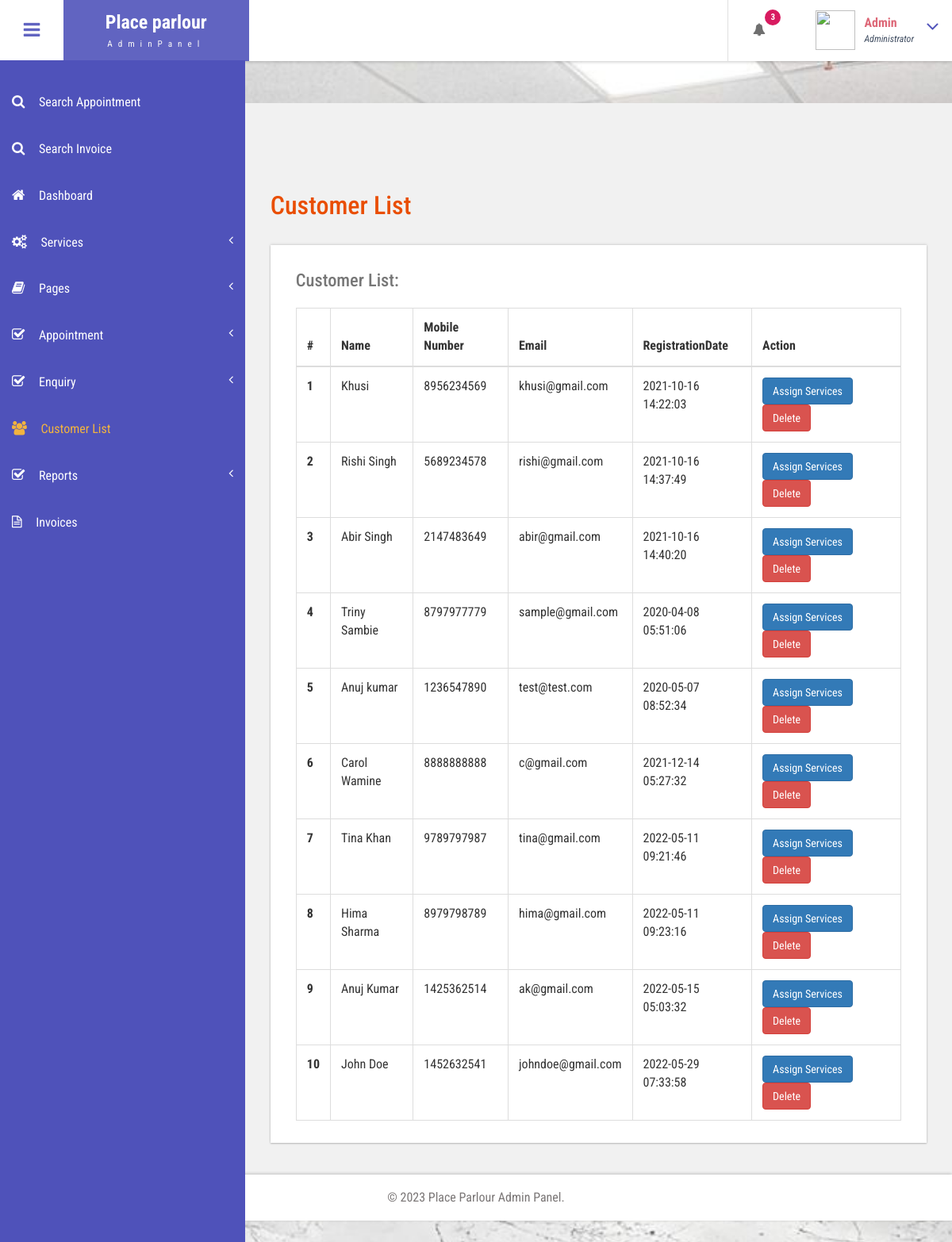
Screenshot of /customer-list.php (signed in) with the database file from the repository.
### tables this page shows
CREATE TABLE `tbluser` (
  `ID` int(10) NOT NULL,
  `FirstName` varchar(120) DEFAULT NULL,
  `LastName` varchar(250) DEFAULT NULL,
  `MobileNumber` bigint(10) DEFAULT NULL,
  `Email` varchar(120) DEFAULT NULL,
  `Password` varchar(120) DEFAULT NULL,
  `RegDate` timestamp NULL DEFAULT current_timestamp()
);

### customer-list.php (the view, shortened to what this page needs)
<?php
include('includes/dbconnection.php');
if (strlen($_SESSION['bpmsaid']==0)) {
  header('location:logout.php');
  } else{
  ?>
<!DOCTYPE HTML>
<html>
<head>
<link href="css/bootstrap.css" rel='stylesheet' type='text/css' />
<link href="css/style.css" rel='stylesheet' type='text/css' />
<link href="css/font-awesome.css" rel="stylesheet">
<link href="css/animate.css" rel="stylesheet" type="text/css" media="all">
<link href="css/custom.css" rel="stylesheet">
</head>
<body class="cbp-spmenu-push">
	<div class="main-content">
		 <?php include_once('includes/sidebar.php');?>
		 <?php include_once('includes/header.php');?>
		<div id="page-wrapper">
			<div class="main-page">
				<div class="tables">
					<h3 class="title1">Customer List</h3>
					<div class="table-responsive bs-example widget-shadow">
						<h4>Customer List:</h4>
						<table class="table table-bordered"> <thead> <tr> <th>#</th> <th>Name</th> <th>Mobile Number</th><th>Email</th> <th>RegistrationDate</th><th>Action</th> </tr> </thead> <tbody>
<?php
$ret=mysqli_query($con,"select *from  tbluser");
$cnt=1;
while ($row=mysqli_fetch_array($ret)) {
?>
						 <tr> <th scope="row"><?php echo $cnt;?></th> <td><?php  echo $row['FirstName'];?> <?php  echo $row['LastName'];?></td> <td><?php  echo $row['MobileNumber'];?></td><td><?php  echo $row['Email'];?></td><td><?php  echo $row['RegDate'];?></td>
						 	<td> <a href="add-customer-services.php?addid=<?php echo $row['ID'];?>" class="btn btn-primary">Assign Services</a>
<a href="customer-list.php?delid=<?php echo $row['ID'];?>" class="btn btn-danger" onClick="return confirm('Are you sure you want to delete?')">Delete</a>
						 		</td> </tr>   <?php
$cnt=$cnt+1;
}?></tbody> </table>
					</div>
				</div>
			</div>
		</div>
		 <?php include_once('includes/footer.php');?>
	</div>
</body>
</html>
<?php }  ?>

### includes/header.php (shortened to what this page needs)
<div class="sticky-header header-section ">
      <div class="header-left">
        <button id="showLeftPush"><i class="fa fa-bars"></i></button>
        <div class="logo">
          <a href="../index.php">
            <h1>Place parlour</h1>
            <span>AdminPanel</span>
          </a>
        </div>
      </div>
      <div class="header-right">
        <div class="profile_details_left">
          <ul class="nofitications-dropdown">
            <?php
$ret1=mysqli_query($con,"select tbluser.FirstName,tbluser.LastName,tblbook.ID as bid,tblbook.AptNumber from tblbook join tbluser on tbluser.ID=tblbook.UserID where tblbook.Status is null");
$num=mysqli_num_rows($ret1);
?>
            <li class="dropdown head-dpdn">
              <a href="#" class="dropdown-toggle" data-toggle="dropdown" aria-expanded="false"><i class="fa fa-bell"></i><span class="badge blue"><?php echo $num;?></span></a>
            </li>
          </ul>
          <div class="clearfix"> </div>
        </div>
        <div class="profile_details">
        <?php
$adid=$_SESSION['bpmsaid'];
$ret=mysqli_query($con,"select AdminName from tbladmin where ID='$adid'");
$row=mysqli_fetch_array($ret);
$name=$row['AdminName'];
?>
          <ul>
            <li class="dropdown profile_details_drop">
              <a href="#" class="dropdown-toggle" data-toggle="dropdown" aria-expanded="false">
                <div class="profile_img">
                  <span class="prfil-img"><img src="images/admin.png" alt="" width="50" height="50"> </span>
                  <div class="user-name">
                    <p><?php echo $name; ?></p>
                    <span>Administrator</span>
                  </div>
                  <i class="fa fa-angle-down lnr"></i>
                  <div class="clearfix"></div>
                </div>
              </a>
            </li>
          </ul>
        </div>
      </div>
      <div class="clearfix"> </div>
    </div>

### css/style.css (style rules this page uses)
h4, h5, h6, h1, h2, h3 { margin: 0; }
ul, ol { margin: 0; }
p { margin: 0; }
html, body { font-family: 'Roboto Condensed', sans-serif; font-size: 100%; overflow-x: hidden; background: #fff; }
body a { transition: 0.5s all ease; -webkit-transition: 0.5s all ease; -moz-transition: 0.5s all ease; -o-transition: 0.5s all ease; -ms-transition: 0.5s all ease; text-decoration:none; }
h1,h2,h3,h4,h5,h6 { margin:0; }
p { margin:0; }
ul,label { margin:0; padding:0; }
.main-content { position: relative; }
.sticky-header { position: fixed; top: 0; left:0px; width: 100%; z-index: 100; }
.header-section { background:#FFF; box-shadow: 1px 1px 4px rgba(0, 0, 0, 0.21); -webkit-box-shadow: 1px 1px 4px rgba(0, 0, 0, 0.21); -moz-box-shadow: 1px 1px 4px rgba(0, 0, 0, 0.21); -o-box-shadow: 1px 1px 4px rgba(0, 0, 0, 0.21); }
.header-section::after { clear: both; display: block; content: ''; }
.header-left { float: left; width: 45%; }
.header-right { float: right; }
button#showLeftPush { font-size: 1.5em; width: 80px; padding: 0.87em 0; text-align: center; cursor: pointer; float: left; color: #6F6F6F; -moz-transition: all 0.2s ease-out 0s; -webkit-transition: all 0.2s ease-out 0s; transition: all 0.2s ease-out 0s; border: none; background-color: #fff; outline:none; }
.cbp-spmenu-push { padding: 130px 0; background: url(../images/4.jpeg) no-repeat center; background-size: cover; -webkit-background-size: cover; -moz-background-size: cover; -o-background-size: cover; -ms-background-size: cover; z-index: 0; position: relative; }
.cbp-spmenu, .cbp-spmenu-push { -webkit-transition: all 0.3s ease; -moz-transition: all 0.3s ease; transition: all 0.3s ease; }
.cbp-spmenu-push div#page-wrapper { margin: 0 0 0 19.3em; transition:.5s all; -webkit-transition:.5s all; -moz-transition:.5s all; }
.fa { display: inline-block; font-family: FontAwesome; font-style: normal; font-weight: normal; line-height: 1; -webkit-font-smoothing: antialiased; -moz-osx-font-smoothing: grayscale; }
.logo { background: #6164C1; text-align: center; float: left; }
.logo a { padding: 0.9em 3.3em .7em; display: block; text-decoration: none; }
.logo a h1 { color: #fff; font-size: 1.5em; line-height: 1.2em; font-weight: 700; }
.logo a span { color: #F8F8F8; font-size: .7em; text-align: center; letter-spacing: 7px; }
.profile_details_left { float: left; }
li.dropdown.head-dpdn { display: inline-block; padding: 1.7em 0; border-left: 1px solid #E0E0E0; float: left; }
li.dropdown.head-dpdn a.dropdown-toggle { padding: 1.7em 2em; }
i.fa.fa-bell { color:#6F6F6F; }
.header-right span.badge { font-size: 11px; font-weight: bold; color: #FFF; background: #8BC34A; line-height: 15px; width: 20px; height: 20px; border-radius: 2em; -webkit-border-radius: 2em; -moz-border-radius: 2em; -o-border-radius: 2em; text-align: center; display: inline-block; position: absolute; top: 16%; padding: 2px 0 0; }
.header-right span.blue { background-color:#D81B60; }
.profile_details { float: right; }
.profile_details_drop a.dropdown-toggle { display:block; padding: 0.8em 3em 0 2em; }
.profile_img span.prfil-img { float:left; }
.user-name { float:left; margin-top:8px; margin-left:11px; height:35px; }
.profile_details ul li { list-style-type:none; position:relative; }
.profile_details li a i.fa.lnr { position: absolute; top: 34%; right: 8%; color: #4F52BA; font-size: 1.6em; }
.user-name p { font-size:1em; color:#DD6777; line-height:1em; font-weight:700; }
.user-name span { font-size: .75em; font-style: italic; color: #424f63; font-weight: normal; margin-top: .3em; }
.widget-shadow { background-color: #fff; box-shadow: 0 -1px 3px rgba(0,0,0,.12),0 1px 2px rgba(0,0,0,.24); -webkit-box-shadow: 0 -1px 3px rgba(0,0,0,.12),0 1px 2px rgba(0,0,0,.24); -moz-box-shadow: 0 -1px 3px rgba(0,0,0,.12),0 1px 2px rgba(0,0,0,.24); }
h3.title1 { font-size: 2em; color: #e94e02; margin-bottom: 0.8em; }
.table > thead > tr > th, .table > tbody > tr > th, .table > tfoot > tr > th, .table > thead > tr > td, .table > tbody > tr > td, .table > tfoot > tr > td { border-top: none; }
.tables h4 { font-size: 1.4em; margin-bottom: 1em; color: #777777; }
.tables .panel-body ,.tables .bs-example { padding: 2em 2em 0.5em; }
.tables .table > thead > tr > th, .tables .table > tbody > tr > th, .tables .table > tfoot > tr > th, .tables .table > thead > tr > td, .tables .table > tbody > tr > td, .tables .table > tfoot > tr > td { padding: 13px; border-top: 1px solid #E0E0E0; }
.bs-example { margin-top: 2em; }

### rows the page displays
tbluser: FirstName "Khusi", MobileNumber "8956234569", Email "khusi@gmail.com", RegDate "2021-10-16 14:22:03"
tbluser: FirstName "Rishi Singh", MobileNumber "5689234578", Email "rishi@gmail.com", RegDate "2021-10-16 14:37:49"
tbluser: FirstName "Abir Singh", MobileNumber "2147483649", Email "abir@gmail.com", RegDate "2021-10-16 14:40:20"
tbluser: FirstName "Triny Sambie", MobileNumber "8797977779", Email "sample@gmail.com", RegDate "2020-04-08 05:51:06"
tbluser: FirstName "Anuj kumar", MobileNumber "1236547890", Email "test@test.com", RegDate "2020-05-07 08:52:34"
tbluser: FirstName "Carol", LastName "Wamine", MobileNumber "8888888888", Email "c@gmail.com", RegDate "2021-12-14 05:27:32"
tbluser: FirstName "Tina", LastName "Khan", MobileNumber "9789797987", Email "tina@gmail.com", RegDate "2022-05-11 09:21:46"
tbluser: FirstName "Hima", LastName "Sharma", MobileNumber "8979798789", Email "hima@gmail.com", RegDate "2022-05-11 09:23:16"
tbluser: FirstName "Anuj", LastName "Kumar", MobileNumber "1425362514", Email "ak@gmail.com", RegDate "2022-05-15 05:03:32"
tbluser: FirstName "John", LastName "Doe", MobileNumber "1452632541", Email "johndoe@gmail.com", RegDate "2022-05-29 07:33:58"

### other values shown
$num "3"
$name "Admin"
